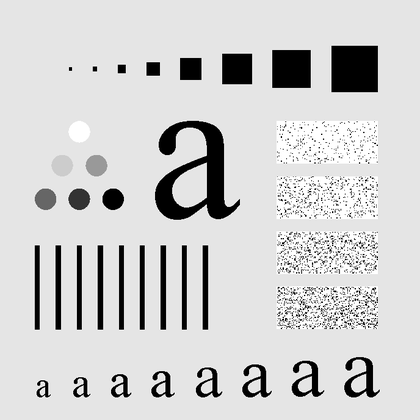
%> input picture proj4-4/Fig0441(a).tif, 420 x 420 px, shrunk from 688 x 688 before the run
$ octave main.m   (GNU Octave 9; MATLAB toolbox functions it lacks are replaced by stand-ins)
%> lines starting %> are read from the running program, lines starting %| are printed output that depends on the picture
### proj4-4/myGHPF.m
function output = myGHPF(D0, M, N)
    output = zeros(M,N);
    for u = 1:M
        for v = 1:N
            output(u,v) =  1 - exp(-((u-M/2)^2+(v-N/2)^2)/2/D0/D0);
        end
    end
end

### proj4-4/main.m
%% Input Image
clear;
close all;
inputImage = imread('Fig0441(a).tif');
%> inputImage is the input picture: size 420x420 uint8; min 0, max 255, mean 207.2
inputImage = im2single(inputImage);
%> inputImage: size 420x420 single
[M,N] = size(inputImage);
%> M = 420; N = 420
subplot(2, 2, 1); imshow(inputImage); title('input')
%% shift
for x = 1 : M
    for y = 1:N
        inputImage(x,y) = inputImage(x,y) * (-1)^(x + y);
    end
end
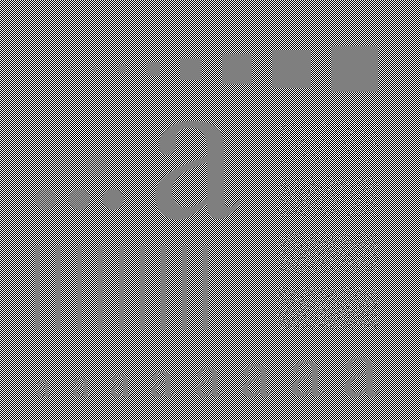
%> inputImage: size 420x420 single; min -1, max 1, mean 1.04e-05; drawn with min black and max white
%% D = 60
input_f = fft2(inputImage);
GHPF = myGHPF(60,M,N);
%> after the loop in myGHPF, `for u = 1:M`:
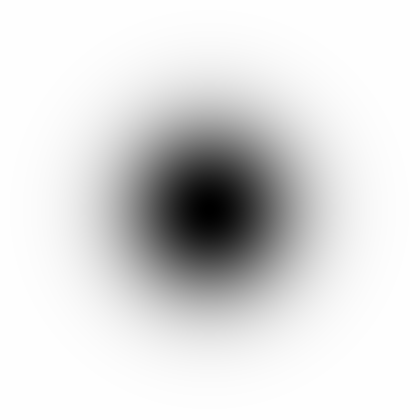
%> output: size 420x420 double; min 0, max 1, mean 0.872
answer_1 = real(ifft2(GHPF.*input_f));
for x = 1 : M
    for y = 1:N
        answer_1(x,y) = answer_1(x,y) * (-1)^(x + y);
    end
end
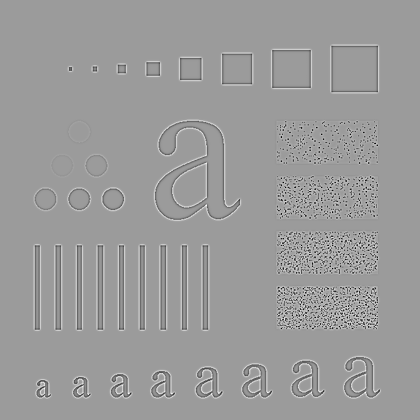
%> answer_1: size 420x420 single; min -0.796, max 0.512, mean 0.000226; drawn with min black and max white
subplot(2,2,2); imshow(answer_1); title('D = 60')
%> after `imshow(answer_1)`:
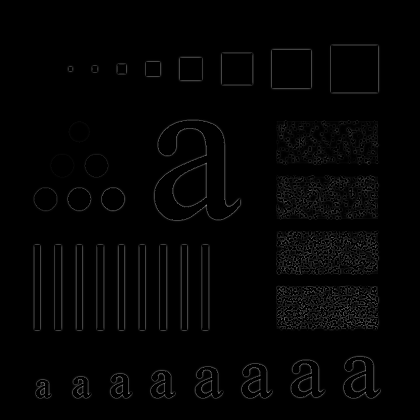
%> displayed picture: size 420x420, on the screen's scale of 0 to 255; min 0, max 131, mean 3.5
%% D = 160
GHPF = myGHPF(160,M,N);
%> call 2 of myGHPF, with D0 = 160, M = 420, N = 420
%> after the loop in myGHPF (call 2), `for u = 1:M`:
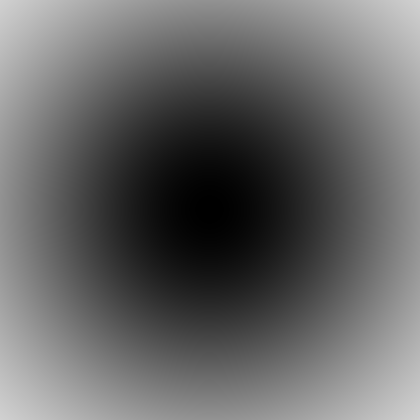
%> output: size 420x420 double; min 0, max 0.821, mean 0.401
answer_2 = real(ifft2(GHPF.*input_f));
for x = 1 : M
    for y = 1:N
        answer_2(x,y) = answer_2(x,y) * (-1)^(x + y);
    end
end
subplot(2,2,3); imshow(answer_2); title('D = 160')
%> after `imshow(answer_2)`:
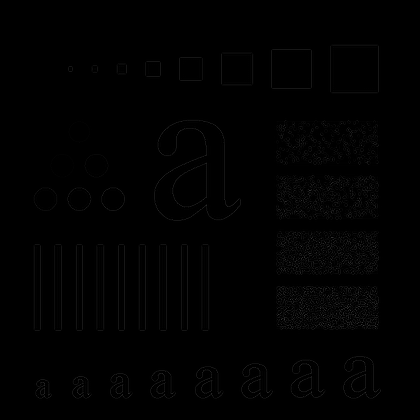
%> displayed picture: size 420x420, on the screen's scale of 0 to 255; min 0, max 61, mean 1.2
